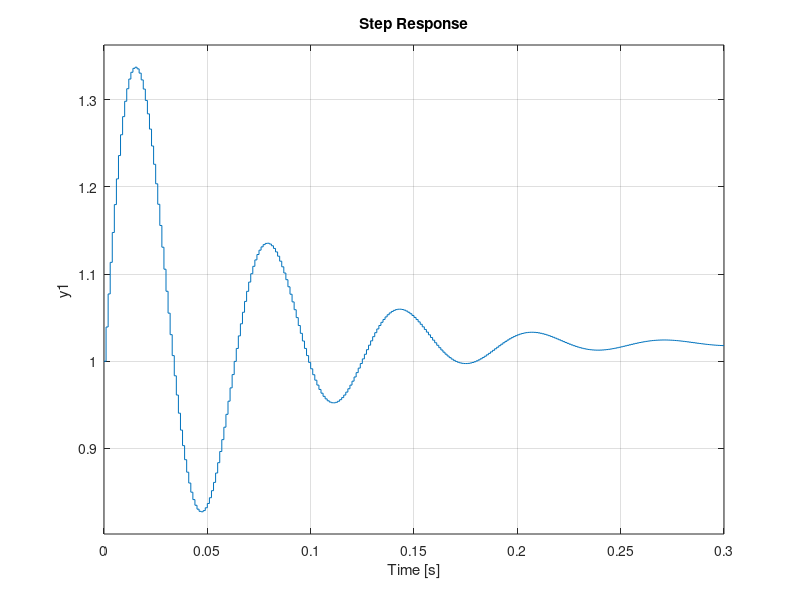

Reproduce this figure in MATLAB. (Note: this script raises an error after producing the figure.)


w = 100;

g = tf([1, 2*w*0.3, (w+0.5)^2], [1, 2*w*0.2, w^2]);
gz = c2d(g,.001)
sys_z = ss(gz)*ss(gz);
figure, step(sys_z)


[y,t] = step(sys_z);
size(t)


u = y*0+1;


[a,b,c,d] = ssdata(balreal(sys_z))
%%
PHI = [a, b; c d]

PHI_col = [];
for k=1:size(PHI,1);
  PHI_col = [PHI_col; PHI(k,:)'];
end

root = 'C:\Users\arnold\Documents\afm-cs\labview\UnitTests\fpga_harnesses\SS_Compensators';

fname_model = fullfile(root, 'model.csv');
fname_traj = fullfile(root, 'traj.csv');
csvwrite(fname_model, PHI)
csvwrite(fname_traj, [u, y])